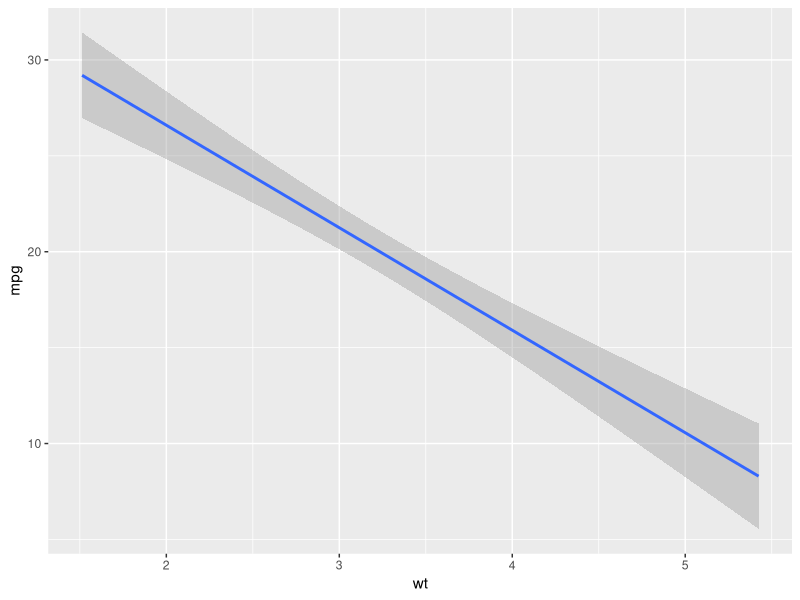

Write the R code that produced this figure.
# Визуализируйте взаимодействие переменных wt и am, дополнив код, приведённый в задании:
# Ось x - переменная wt
# Ось y - переменная mpg
# Цвет регрессионных прямых - переменная am

# У вас должно получиться следующее изображение:
# https://ucarecdn.com/a6a5dc1e-8248-4b5a-82a8-57c85ec16ef5/

# Пожалуйста, сохраняйте график в переменную my_plot.

library(ggplot2)
df_numeric  <- mtcars
my_plot <- ggplot(df_numeric, aes(x = wt, y = mpg, col = am)) +
  geom_smooth(method = 'lm')